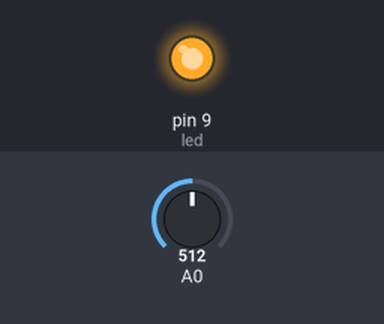
This sketch was run on a simulated Arduino Uno, built with avr-gcc and run on an emulated ATmega328P. Shown: output pins drawn as LEDs (lit = HIGH). The inputs (shaded band) are chosen by the test bench; at power-on: A0 = 512.

Above: at 1.8 s.
1.9 s: A0 set to 199
3.4 s: A0 set to 172
At 4.7 s:
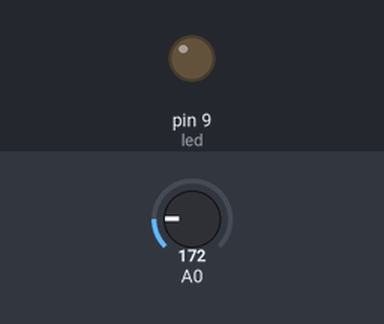
5.5 s: A0 set to 306
At 6.3 s:
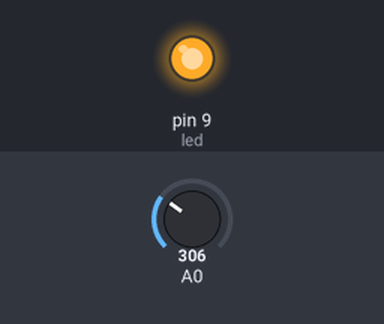
7.5 s: A0 set to 122
At 9.0 s:
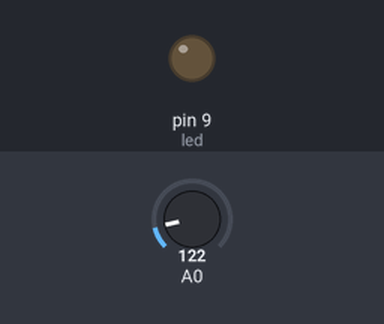
Timing chart, 0 to 10.5 s (numbered marks = the images above; inputs shaded):
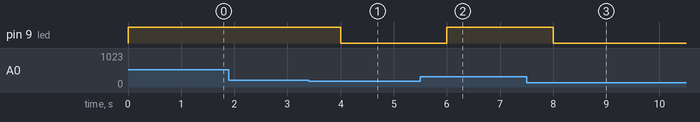

Measured:
- the behaviour switches between 181 and 180 on A0 (found by bisection; images 0 and 1)
- after the input at 1.9 s, every drawn part: stays the same
- after the input at 3.4 s, pin 9 (led): HIGH → LOW after 0.60 s
- after the input at 5.5 s, pin 9 (led): LOW → HIGH after 0.50 s
- after the input at 7.5 s, pin 9 (led): HIGH → LOW after 0.50 s

The sketch:

Lam_viec_voi_cam_bien_nhiet_do.ino
```cpp
int temperature = 0,	//Biến để lưu giá trị nhiệt độ
	led = 9;			//Chân cắm đèn LED

void setup()
{
  pinMode(A0,INPUT);
	pinMode(led, OUTPUT);
}

void cam_bien_nhiet_do()
{
	  temperature = analogRead(A0);
  	int result = map( temperature , 0, 410, -50, 150); //Chuyển đổi sang độ C
  	if(result > 37)
  		digitalWrite(led, HIGH);
  	else
  		digitalWrite(led, LOW);
    delay(1000);
}

void loop()
{
	cam_bien_nhiet_do();
}
```
